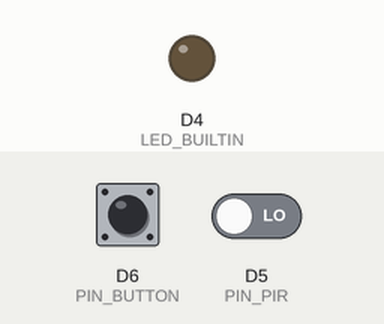
This program was run on a simulated ESP8266 (Wemos D1 mini). Parts: output pins drawn as LEDs (lit = HIGH, except the on-board LED, lit = LOW). Dashed ring = blinking. Inputs (shaded band) come from the test bench; at power-on: D5 (PIN_PIR) LOW, D6 (PIN_BUTTON) HIGH. What the program prints to the serial monitor is not drawn.

Above: at 1.2 s.
1.3 s: D5 (PIN_PIR) driven HIGH
At 1.42 s:
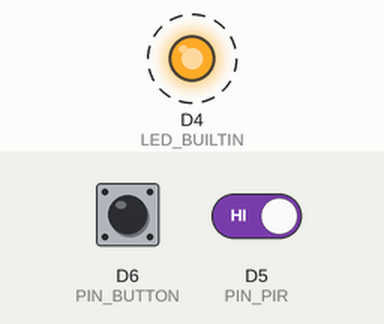
Timing chart, 0 to 10.3 s (numbered marks = the images above; inputs shaded):
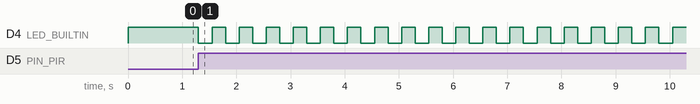

Measured:
- after the input at 1.3 s, D4 (LED_BUILTIN): alternates HIGH for 0.25 s and LOW for 0.25 s, starting at once

The program:

main.cpp
```cpp
// COMP-10184 – Mohawk College
// This program simulatens an alarm application using a PIR sensor
// @author Cameron Randall
// @id 000820614

 //arduino library
#include <Arduino.h>

// digital input pin definitions
#define PIN_PIR D5
#define PIN_BUTTON D6
// alarm state definitions
#define ALARM_DISABLED 0
#define ALARM_ENABLED 1
#define ALARM_COUNTDOWN 2
#define ALARM_ACTIVE 3

// alarm start variable
int alarmState;
// switch state variables
int switchState = HIGH;
int buttonSignal;
// PIR state variable
bool bPIR;
// timing/counter variables
unsigned long blinkStartMillis = 0;
unsigned long countStartMillis = 0;
unsigned long debugStartMillis = 0;
unsigned long currentMillis = 0;
// intervals for performing certain actions, used with timers
const unsigned long countPeriod = 10000;
const unsigned long blinkPeriod = 250;
const unsigned long debugPeriod = 1000;


// *************************************************************
// Timing function - sets alarm to ACTIVE state after timer elapses
void blinkTimer() {
    if (currentMillis - countStartMillis >= countPeriod) {
      alarmState = ALARM_ACTIVE;
      countStartMillis = currentMillis;
    }
}

// *************************************************************
// Timing function - used to print alarm state to console, for debugging
void debug() {
  if (currentMillis - debugStartMillis >= debugPeriod) {
    Serial.println(alarmState);
    debugStartMillis = currentMillis;
  }
}

// *************************************************************
// Timing function - Turns LED on/off after timer elapses
void blinkTest() {
    if (alarmState == ALARM_COUNTDOWN && currentMillis - blinkStartMillis >= blinkPeriod) {
      digitalWrite(LED_BUILTIN, !digitalRead(LED_BUILTIN));
      blinkStartMillis = currentMillis;
    }
}

// *************************************************************
// Button debounce logic

void checkButton() {
  int buttonRead = digitalRead(PIN_BUTTON);

  if (buttonRead != buttonSignal) {
    buttonSignal = buttonRead;
    if (buttonSignal == HIGH && alarmState != ALARM_ACTIVE) {
      //countStartMillis = currentMillis;
      alarmState = ALARM_ENABLED;

    }
  }
  delay(1);
}


// *************************************************************
// Checks for PIR input, sets alarm state if sensor is active
void checkInputs() {
  if (alarmState != ALARM_ACTIVE) {
    bPIR = digitalRead(PIN_PIR);
  }

  if (bPIR) {
      alarmState = ALARM_COUNTDOWN;
  }
  //checkButton();

}

// *************************************************************
// Checks current alarm state and reacts according to state
void checkAlarmState() {
  switch (alarmState) {
    case ALARM_DISABLED:
      digitalWrite(LED_BUILTIN, HIGH);
      break;
    case ALARM_ENABLED:
      digitalWrite(LED_BUILTIN, HIGH);
      break;
    case ALARM_COUNTDOWN:
      blinkTimer();
      blinkTest();
      break;
    case ALARM_ACTIVE:
      digitalWrite(LED_BUILTIN, LOW);
      break;

  }
}

// *************************************************************
void setup() {
  // configure the USB serial monitor
  Serial.begin(115200);

  // configure the LED output
  pinMode(LED_BUILTIN, OUTPUT);

  // PIR sensor is an INPUT
  pinMode(PIN_PIR, INPUT);

  // Button is an INPUT
  pinMode(PIN_BUTTON, INPUT_PULLUP);

  // Initial alarm state
  alarmState = ALARM_ENABLED;

}

// *************************************************************
void loop() {
  // Master timer
  currentMillis = millis();
  checkButton();
  checkInputs();
  checkAlarmState();
  debug();
}
```
